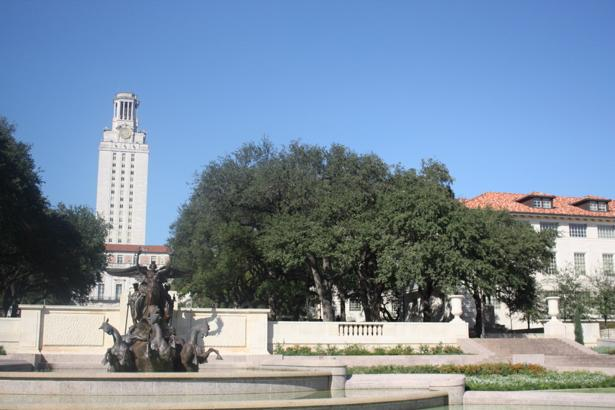
#> input picture uttower1.jpg, 615 x 410 px
$ jupyter execute FeatureMatching.ipynb
#> lines starting #> are read from the running program, lines starting #| are printed output that depends on the picture
[cell 1]
import numpy as np
import cv2
from scipy.spatial.distance import squareform, pdist, cdist
from skimage.util import img_as_float
from skimage import io
import matplotlib.pyplot as plt

[cell 2]
def plot_matches(ax, image1, image2, keypoints1, keypoints2, matches,
                 keypoints_color='k', matches_color=None, only_matches=False):
    """Plot matched features.
    Parameters
    ----------
    ax : matplotlib.axes.Axes
        Matches and image are drawn in this ax.
    image1 : (N, M [, 3]) array
        First grayscale or color image.
    image2 : (N, M [, 3]) array
        Second grayscale or color image.
    keypoints1 : (K1, 2) array
        First keypoint coordinates as ``(row, col)``.
    keypoints2 : (K2, 2) array
        Second keypoint coordinates as ``(row, col)``.
    matches : (Q, 2) array
        Indices of corresponding matches in first and second set of
        descriptors, where ``matches[:, 0]`` denote the indices in the first
        and ``matches[:, 1]`` the indices in the second set of descriptors.
    keypoints_color : matplotlib color, optional
        Color for keypoint locations.
    matches_color : matplotlib color, optional
        Color for lines which connect keypoint matches. By default the
        color is chosen randomly.
    only_matches : bool, optional
        Whether to only plot matches and not plot the keypoint locations.
    """

    image1.astype(np.float32)
    image2.astype(np.float32)

    new_shape1 = list(image1.shape)
    new_shape2 = list(image2.shape)

    if image1.shape[0] < image2.shape[0]:
        new_shape1[0] = image2.shape[0]
    elif image1.shape[0] > image2.shape[0]:
        new_shape2[0] = image1.shape[0]

    if image1.shape[1] < image2.shape[1]:
        new_shape1[1] = image2.shape[1]
    elif image1.shape[1] > image2.shape[1]:
        new_shape2[1] = image1.shape[1]

    if new_shape1 != image1.shape:
        new_image1 = np.zeros(new_shape1, dtype=image1.dtype)
        new_image1[:image1.shape[0], :image1.shape[1]] = image1
        image1 = new_image1

    if new_shape2 != image2.shape:
        new_image2 = np.zeros(new_shape2, dtype=image2.dtype)
        new_image2[:image2.shape[0], :image2.shape[1]] = image2
        image2 = new_image2

    image = np.concatenate([image1, image2], axis=1)

    offset = image1.shape

    if not only_matches:
        ax.scatter(keypoints1[:, 1], keypoints1[:, 0],
                   facecolors='none', edgecolors=keypoints_color)
        ax.scatter(keypoints2[:, 1] + offset[1], keypoints2[:, 0],
                   facecolors='none', edgecolors=keypoints_color)

    ax.imshow(image, interpolation='nearest', cmap='gray')
    ax.axis((0, 2 * offset[1], offset[0], 0))

    for i in range(matches.shape[0]):
        idx1 = matches[i, 0]
        idx2 = matches[i, 1]

        if matches_color is None:
            color = np.random.rand(3)
        else:
            color = matches_color

        ax.plot((keypoints1[idx1, 1], keypoints2[idx2, 1] + offset[1]),
                (keypoints1[idx1, 0], keypoints2[idx2, 0]), '-', color=color)

###Co1. SIFT feature matching

Implement the ```sift_matching()``` function. This script first extracts the **SIFTkeypoints and descriptors** from two images with OpenCV. Then it calls the ```sift_matching()``` function to match the detected SIFT keypoints from the two images. After your implementation, run the code to verify it.

[cell 3]
# TODO: implement this function
# input: des1 is a matrix of SIFT descriptors with shape [m, 128]
# input: des2 is a matrix of SIFT descriptors with shape [n, 128]
# output: index is an array with lenth q, where the ith element indicates the matched descriptor from des2 for the ith descriptor in des1
# for example, if an element in index is (10, 100), that means des1[10, :] matches to des2[100, :]
# idea: for each descriptor in des1, find its matching by computing L2 distance with all the descriptors in des2
def sift_matching(des1, des2, threshold=0.1):
    """
    Match the feature descriptors by finding distances between them. A match is formed
    when the distance to the closest vector is much smaller than the distance to the
    second-closest, that is, the ratio of the distances should be STRICTLY SMALLER
    than the threshold (NOT equal to). Return the matches as pairs of vector indices.

    Hint:
        The Numpy functions np.sort, np.argmin, np.asarray might be useful

        The Scipy function cdist calculates Euclidean distance between all
        pairs of inputs
    Args:
        des1: an array of shape (M, P) holding descriptors of size P about M keypoints
        des2: an array of shape (N, P) holding descriptors of size P about N keypoints

    Returns:
        matches: an array of shape (Q, 2) where each row holds the indices of one pair
        of matching descriptors
    """
    # *****START OF YOUR CODE (DO NOT DELETE/MODIFY THIS LINE)*****
    pair = []

    dis = cdist(des1, des2, 'euclidean')

    for i in range(dis.shape[0]):
        sorted_dis = np.argsort(dis[i])
        closest_dis = dis[i][sorted_dis[0]]
        c2nd_closest_dis = dis[i][sorted_dis[1]]

        if (closest_dis < c2nd_closest_dis) and ((closest_dis / c2nd_closest_dis) < threshold):
            pair.append((i, sorted_dis[0]))

    index = np.asarray(pair)
    # *****END OF YOUR CODE (DO NOT DELETE/MODIFY THIS LINE)*****
    ### END YOUR CODE
    return index

# Verify results, im1.jpg and im2.jpg should share some similar contents
im1 = cv2.imread('uttower1.jpg')
#> im1 is the input picture: shape (410, 615, 3); mean B, G, R 159, 140, 121.9
im2 = cv2.imread('uttower2.jpg')
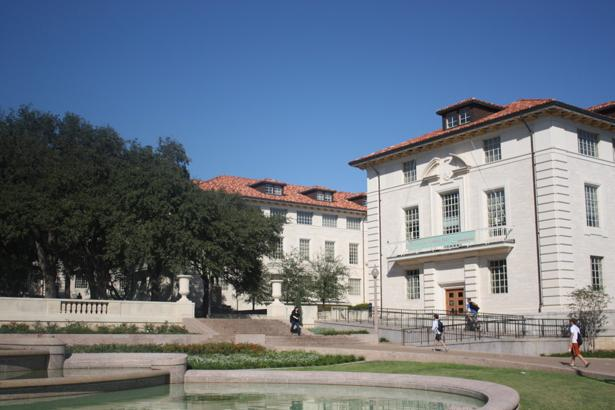
#> input picture uttower2.jpg, 615 x 410 px
#> im2 is the input picture: shape (410, 615, 3); mean B, G, R 132.1, 118.9, 107.7
sift = cv2.SIFT_create()
kp1, des1 = sift.detectAndCompute(im1,None)
#> kp1 = 1970 keypoints; strongest (x, y, size): (386, 315, 1.9), (419, 300, 2.1), (541, 330, 4.2), (372, 326, 1.9)
kp2, des2 = sift.detectAndCompute(im2,None)
#> kp2 = 1592 keypoints; strongest (x, y, size): (575, 330, 5.8), (264, 312, 4.1), (474, 307, 5.3), (79, 297, 3.2)

matches_index = sift_matching(des1, des2, threshold=0.2)
#> in sift_matching, `dis = cdist(des1, des2, 'euclidean')`:
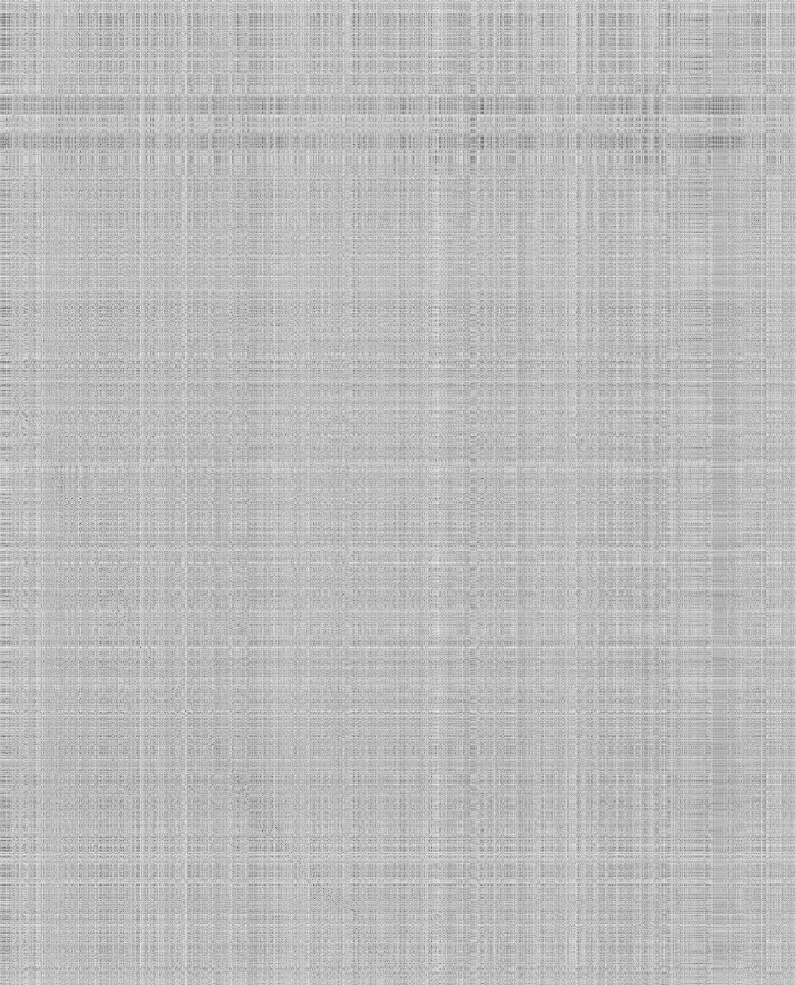
#> dis: shape (1970, 1592) float64 (shown at 1/2 size); min 43.23, max 698, mean 525.3; drawn with min black and max white
#> the loop in sift_matching, `for i in range(dis.shape[0]):` made 1970 passes
#> (closest_dis, c2nd_closest_dis) on passes 1 to 3: (358.4, 361.9), (339.7, 346.6), (245.6, 325.1)
#> after the loop in sift_matching, `for i in range(dis.shape[0]):`: pair = [(1202, 234), (1221, 236), (1372, 356), (1384, 358), (1522, 456), (1658, 554), (1687, 562), (1739, 624), (1793, 652), (1888, 758), (1903, 769)]
#> in sift_matching, `index = np.asarray(pair)`: index = [[1202, 234], [1221, 236], [1372, 356], [1384, 358], [1522, 456], [1658, 554], [1687, 562], [1739, 624], [1793, 652], [1888, 758], [1903, 769]]
#> matches_index has the same summary as index in sift_matching

# Plot matches
# Convert keypoints to numy array, with each row is a tuple of (row_index, c_index)
kp1_arr = cv2.KeyPoint_convert(kp1)[:, ::-1]
#> kp1_arr = 1970 pairs, first value 95.16 to 407.1, second value 3.08 to 611.4
kp2_arr = cv2.KeyPoint_convert(kp2)[:, ::-1]
#> kp2_arr = 1592 pairs, first value 100.1 to 405.6, second value 2.29 to 611.4

fig, ax = plt.subplots(1, 1, figsize=(15, 12))
ax.axis('off')
plt.title('Matched Simple Descriptor')
plot_matches(ax, im1, im2, kp1_arr, kp2_arr, matches_index)
#> in plot_matches, `image = np.concatenate([image1, image2], axis=1)`:
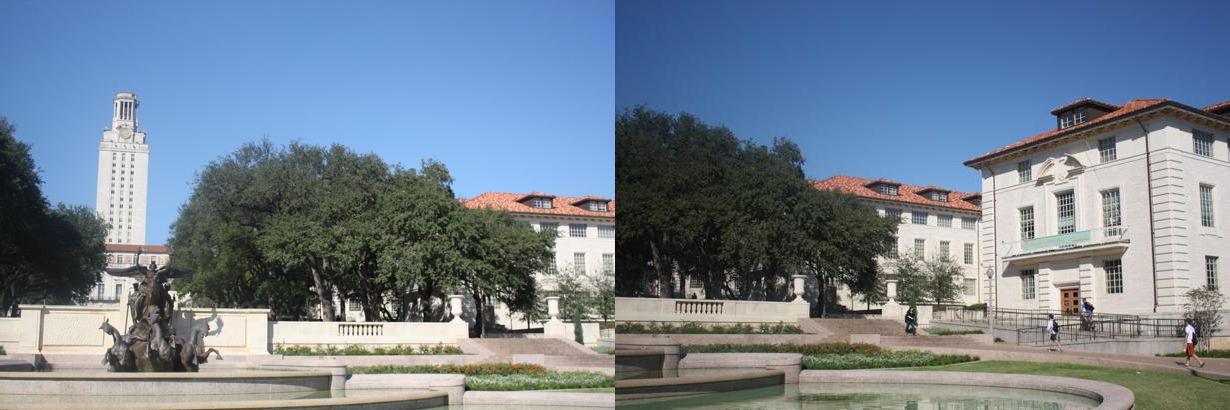
#> image: shape (410, 1230, 3); mean B, G, R 145.5, 129.4, 114.8
#> the loop in plot_matches, `for i in range(matches.shape[0]):` made 11 passes
plt.show()
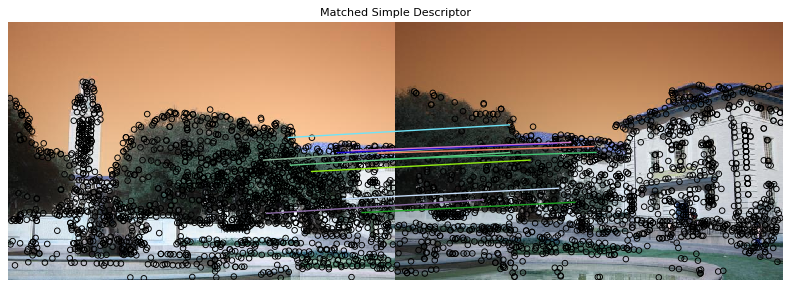
#> figure drawn by matplotlib, 1 panel; B, G, R data is drawn as R, G, B
